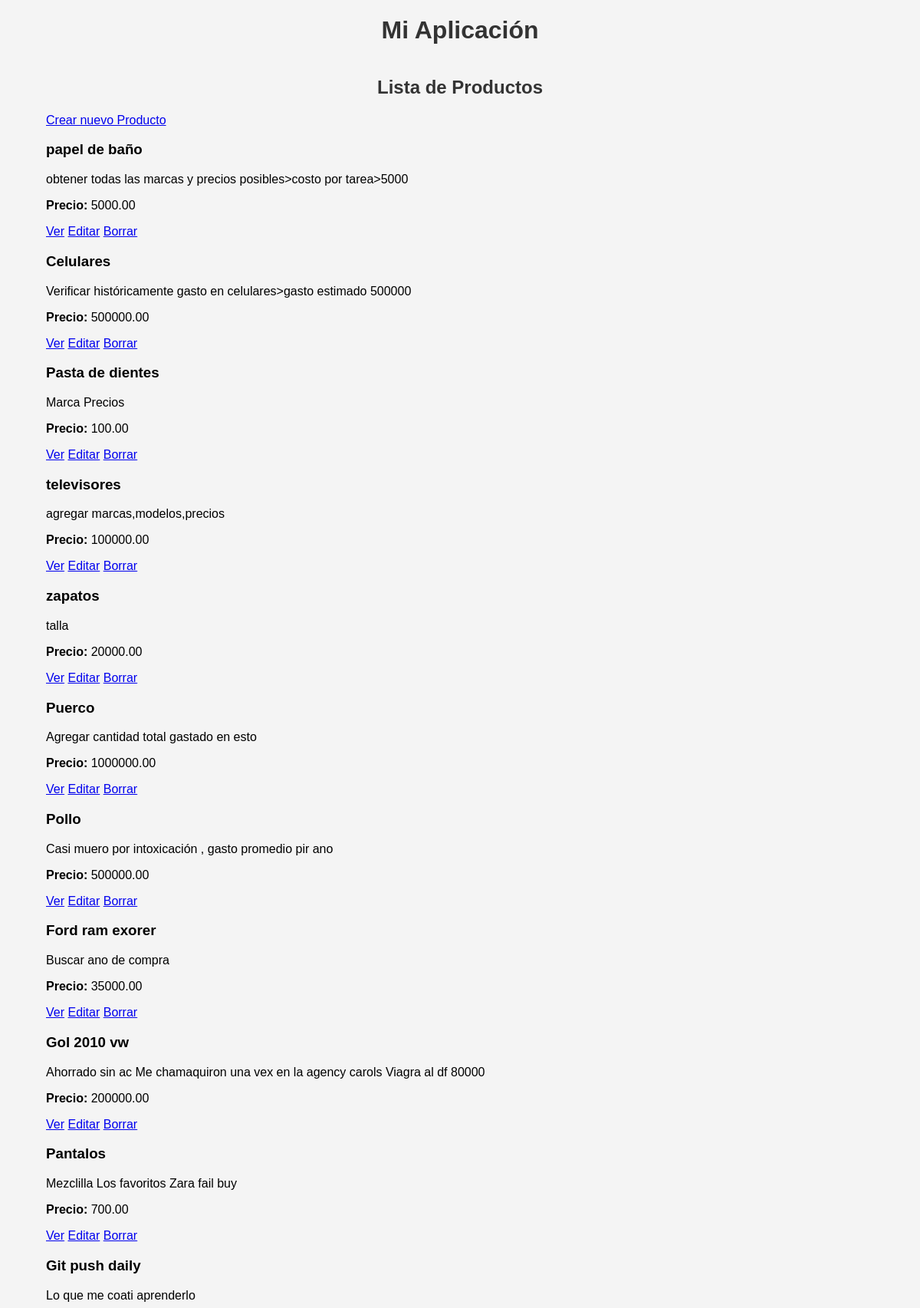
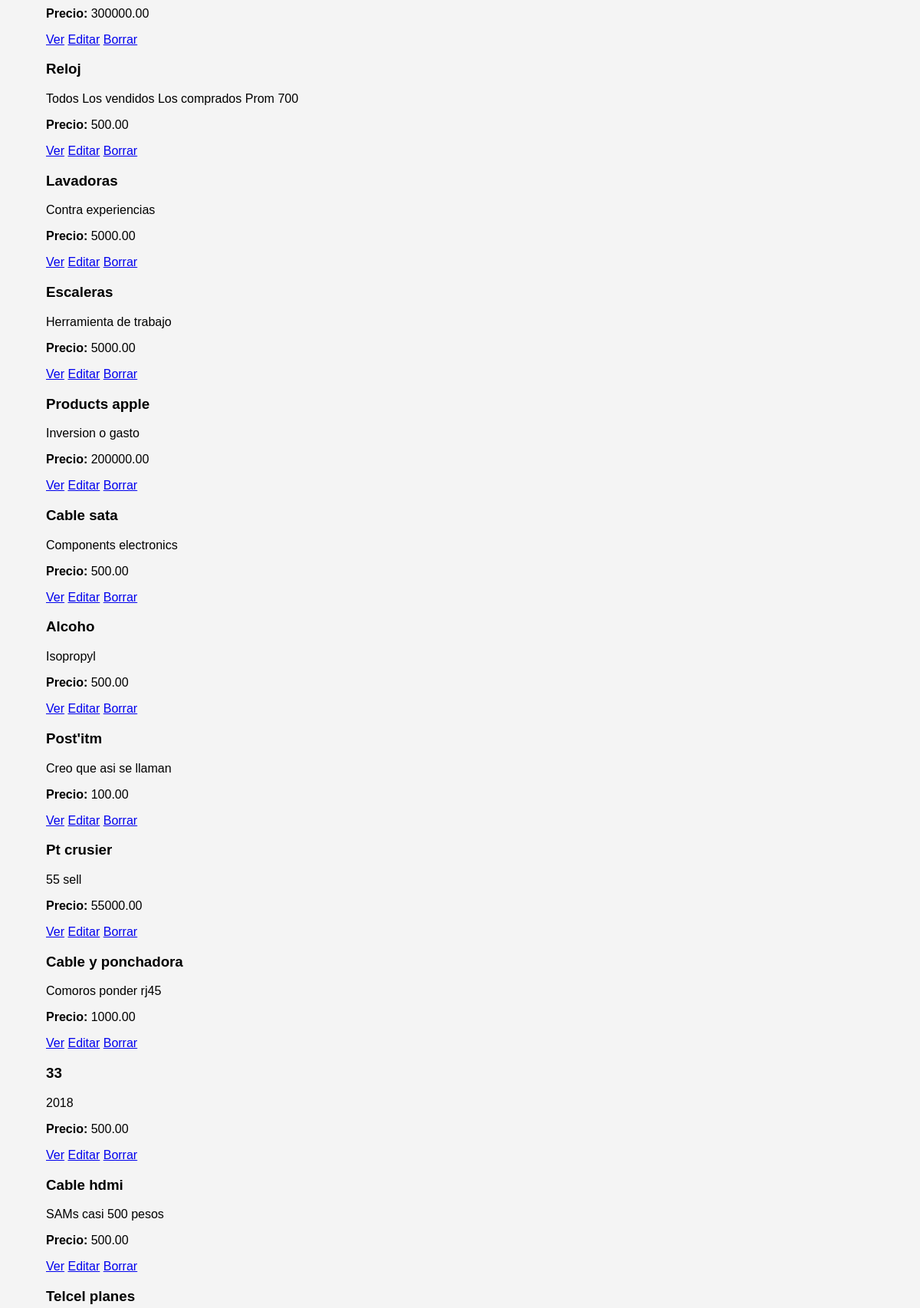
The page / (upper part) on the database its author committed (2 pictures, top to bottom).
### cruDapp/models.py (models this page shows, shortened)
class Producto(models.Model):
    nombre = models.CharField(max_length=100)
    descripcion = models.TextField()
    precio = models.DecimalField(max_digits=10, decimal_places=2)

### cruDapp/views.py (the view)
# urls.py: path('', views.lista_productos, name='lista_productos'),
def lista_productos(request):
    productos = Producto.objects.all()
    return render(request, 'cruDapp/lista_productos.html', {'productos': productos})

### cruDapp/templates/cruDapp/lista_productos.html (shortened to what this page needs)
{% extends 'cruDapp/base.html' %}
{% block content %}
<h2>Lista de Productos</h2>
<a href="{% url 'crear_producto' %}" class="btn">Crear nuevo Producto</a>
<div class="grid-container">
    {% for producto in productos %}
    <div class="grid-item">
        <h3>{{ producto.nombre }}</h3>
        <p>{{ producto.descripcion }}</p>
        <p><strong>Precio:</strong> {{ producto.precio }}</p>
        <a href="{% url 'detalle_producto' producto.pk %}" class="btn">Ver</a>
        <a href="{% url 'editar_producto' producto.pk %}" class="btn">Editar</a>
        <a href="{% url 'borrar_producto' producto.pk %}" class="btn">Borrar</a>
    </div>
    {% endfor %}
</div>
{% endblock %}

### cruDapp/templates/cruDapp/base.html (shortened to what this page needs)
{% load static %}
<!DOCTYPE html>
<html lang="es">
<head>
    <link rel="stylesheet" href="{% static 'css/styles.css' %}">
    {% load static %}
</head>
<body>
    <header>
        <h1>{% block header %}Mi Aplicación{% endblock %}</h1>
    </header>
    <div class="container">
        {% block content %}{% endblock %}
    </div>
</body>
</html>

### cruDapp/templates/cruDapp/static/css/styles.css (style rules this page uses)
body { font-family: Arial, sans-serif; margin: 0; padding: 0; background-color: #f4f4f4; }
h1, h2 { text-align: center; color: #333; }
.container { width: 90%; margin: auto; overflow: hidden; }
.grid-container { display: grid; grid-template-column }

### rows shown on the page
Producto: nombre "papel de baño", descripcion "obtener todas las marcas y precios posibles>costo por tarea>5000", precio "5000.00"
Producto: nombre "Celulares", descripcion "Verificar históricamente gasto en celulares>gasto estimado 500000", precio "500000.00"
Producto: nombre "Pasta de dientes", descripcion "Marca Precios", precio "100.00"
Producto: nombre "televisores", descripcion "agregar marcas,modelos,precios", precio "100000.00"
Producto: nombre "zapatos", descripcion "talla", precio "20000.00"
Producto: nombre "Puerco", descripcion "Agregar cantidad total gastado en esto", precio "1000000.00"
Producto: nombre "Pollo", descripcion "Casi muero por intoxicación , gasto promedio pir ano", precio "500000.00"
Producto: nombre "Ford ram exorer", descripcion "Buscar ano de compra", precio "35000.00"
Producto: nombre "Gol 2010 vw", descripcion "Ahorrado sin ac Me chamaquiron una vex en la agency carols Viagra al df 80000", precio "200000.00"
Producto: nombre "Pantalos", descripcion "Mezclilla Los favoritos Zara fail buy", precio "700.00"
Producto: nombre "Git push daily", descripcion "Lo que me coati aprenderlo", precio "300000.00"
Producto: nombre "Reloj", descripcion "Todos Los vendidos Los comprados Prom 700", precio "500.00"
Producto: nombre "Lavadoras", descripcion "Contra experiencias", precio "5000.00"
Producto: nombre "Escaleras", descripcion "Herramienta de trabajo", precio "5000.00"
Producto: nombre "Products apple", descripcion "Inversion o gasto", precio "200000.00"
Producto: nombre "Cable sata", descripcion "Components electronics", precio "500.00"
Producto: nombre "Alcoho", descripcion "Isopropyl", precio "500.00"
Producto: nombre "Post'itm", descripcion "Creo que asi se llaman", precio "100.00"
Producto: nombre "Pt crusier", descripcion "55 sell", precio "55000.00"
Producto: nombre "Cable y ponchadora", descripcion "Comoros ponder rj45", precio "1000.00"
Producto: nombre "33", descripcion "2018", precio "500.00"
Producto: nombre "Cable hdmi", descripcion "SAMs casi 500 pesos", precio "500.00"
Producto: nombre "Telcel planes"
